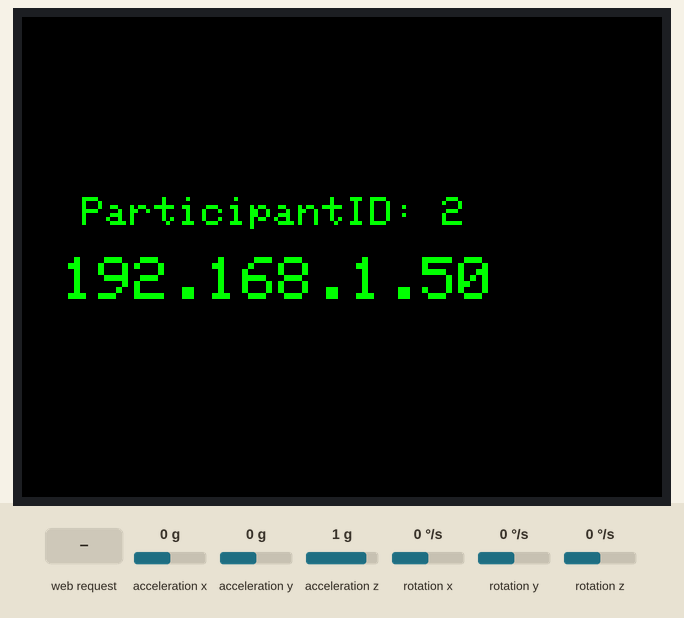
The sketch below on a simulated ESP8266 (NodeMCU). Parts: 320×240 colour display. The inputs (shaded band) are chosen by the test bench; at power-on: acceleration x 0 g, acceleration y 0 g, acceleration z 1 g, rotation x 0 °/s, rotation y 0 °/s, rotation z 0 °/s. WiFi joins after 1.5 s; servers stay silent unless stated; what the sketch prints to the serial monitor is not drawn.

Above: at 6.4 s.
6.5 s: HTTP request GET /init received
9.0 s: HTTP request GET /start received
Timing chart, 0 to 12.0 s (numbered marks = the images above; inputs shaded):
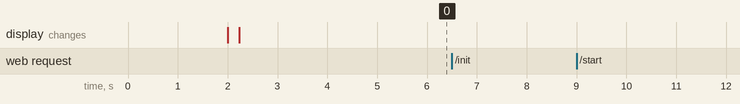

Measured:
- after the input at 6.5 s, every drawn part: stays the same
- after the input at 9.0 s, every drawn part: stays the same

The sketch:

mpu_6050_sketch.ino
```cpp
#include <Wire.h>
#include "ArduinoJson.h"
#include <ESP8266WiFi.h>

#include "I2Cdev.h"
#include "MPU6050_6Axis_MotionApps20.h"

#include "SPI.h"

#include "Adafruit_GFX.h"
#include "Adafruit_ILI9341.h"

MPU6050 mpu;
int16_t ax, ay, az;
int16_t gx, gy, gz;
static uint32_t tmr;
uint8_t fifoBuffer[45];


int start = 0;
bool JSONend = true;

#define TFT_CS       15
#define TFT_DC       2
#define TFT_RST      0

Adafruit_ILI9341 tft = Adafruit_ILI9341(TFT_CS, TFT_DC, TFT_RST); // Use hardware SPI

#define SSID "eminA"
#define PASS "10101010"
// #define SSID "IT-Poligon"
// #define PASS "wifipassw0rd"
// #define SSID "Plushka"
// #define PASS "14203237"
WiFiServer server(80);


unsigned long long last_time = 0;
unsigned long long time_ = 0;
unsigned long long delta = 0;
float meanings[600][2];
int indexxx = 0;
String JSONMessage = "{\"ParticipantID\": 2, \"Start\": 10,  \"Finish\": 10,  \"Telemetry\": ["; // ID
String response = "responce";
unsigned long long starttime = 0;
bool start_time = true;


void setup(void) {

   Wire.begin();
  //Wire.setClock(1000000UL);   // разгоняем шину на максимум

  // инициализация DMP
  mpu.initialize();
  mpu.dmpInitialize();
  mpu.setDMPEnabled(true);


  // put your setup code here, to run once:
  // IPAddress ip(192,168,1,31);
  // IPAddress gateway(192,168,1,1);
  // IPAddress subnet(255, 255, 255, 0);
  // WiFi.config(ip, gateway, subnet);
  WiFi.begin(SSID, PASS);
  Serial.begin(115200);
  while(WiFi.status() !=  WL_CONNECTED){
    delay(500);
    Serial.println("Connecting...");
  }
  Serial.println("-----------------------------------");
  Serial.println(WiFi.localIP());
  server.begin();

  tft.begin();

  // read diagnostics (optional but can help debug problems)
  uint8_t x = tft.readcommand8(ILI9341_RDMODE);
  Serial.print("Display Power Mode: 0x"); Serial.println(x, HEX);
  x = tft.readcommand8(ILI9341_RDMADCTL);
  Serial.print("MADCTL Mode: 0x"); Serial.println(x, HEX);
  x = tft.readcommand8(ILI9341_RDPIXFMT);
  Serial.print("Pixel Format: 0x"); Serial.println(x, HEX);
  x = tft.readcommand8(ILI9341_RDIMGFMT);
  Serial.print("Image Format: 0x"); Serial.println(x, HEX);
  x = tft.readcommand8(ILI9341_RDSELFDIAG);
  Serial.print("Self Diagnostic: 0x"); Serial.println(x, HEX);
  Serial.println(testText());
  delay(3000);


}

void loop() {

   WiFiClient client = server.available();
    if(client){
      String request = client.readString();
      //Serial.println(010);
      //Serial.println(request);
      Serial.println("Client!!!");
      // =
      //   "HTTP/1.1 200 OK\r\n"
      //   "Content-Type: text/html\r\n\r\n"
      //   "TEST";
      if(request.indexOf("init") != -1){
        response =
        "HTTP/1.1 200 OK\r\n"
        "Content-Type: text/html\r\n\r\n"
        "INIT_SUCCESS";
      }
      else if(request.indexOf("start") != -1){ // Принимать ID
        start = 1;
        response =
        "HTTP/1.1 200 OK\r\n"
        "Content-Type: text/html\r\n\r\n"
        "START_SUCCESS";
        Serial.println(response);
        client.print(response);
      }
      else if (request.indexOf("get_data") != -1){
        start = 0;
        if (JSONend == true){
        //JSONMessage += "[0, 0]]}";
        JSONend = false;
        }
        //Serial.println(JSONMessage);
      //   StaticJsonDocument<5000> parsed;   //Пул памяти слишком много
      //   // Десериализация документа JSON
      //   DeserializationError error = deserializeJson(parsed, JSONMessage);
      //   // Проверьте, удастся ли выполнить синтаксический анализ.
      //   if (error) {
      //     Serial.print(F("deserializeJson() failed: "));
      //     Serial.println(error.f_str());
      //     return;
      //   }
      //   else {   //Вывести если ошибок нет

      //     Serial.println("There are no errors");

      // }
        response =
        "HTTP/1.1 200 OK\r\n"
        "Content-Type: text/html\r\n\r\n";
        response += JSONMessage;
        //Serial.println(response);
        client.print(response);
        //client.print(JSONMessage);
    }}

    if (start == 1){
      if (starttime == 0 ){
        starttime = millis();
      }
      //Serial.println(111);
      time_ = millis();
      time_ = time_ - starttime;
      delta = time_ - last_time;
      if (indexxx < 600 && (start_time == true || delta > 50)){
        last_time = time_;
        // Serial.println(JSONMessage);
        // Serial.println(start_time);
        start_time = false;
        meanings[indexxx][0] = (float)time_;
        mpu.getMotion6(&ax, &ay, &az, &gx, &gy, &gz);
        meanings[indexxx][1] = az - gz;
        // if (mpu.dmpGetCurrentFIFOPacket(fifoBuffer)) {
        //   meanings[indexxx][1] = get_degree();
        //   }

        indexxx++;
        //Serial.println(meanings[indexxx - 1][0]);


        //Serial.println(indexxx);
        //Serial.println("");


        JSONMessage += "[" + (String)meanings[indexxx - 1][0] + ", " + (String)meanings[indexxx - 1][1] + "], ";
        //Serial.print("Initial string value: ");
        //Serial.println(JSONMessage);
        }}

    }


float get_degree(){
  // переменные для расчёта (ypr можно вынести в глобал)
      Quaternion q;
      VectorFloat gravity;
      float ypr[3];

      // расчёты
      mpu.dmpGetQuaternion(&q, fifoBuffer);
      mpu.dmpGetGravity(&gravity, &q);
      mpu.dmpGetYawPitchRoll(ypr, &q, &gravity);

      // выводим результат в радианах (-3.14, 3.14)
      float returnn = degrees(ypr[0]); // вокруг оси Z
      // для градусов можно использовать degrees()


      return (returnn);
    }

unsigned long testText() {
  tft.setRotation(1);
  tft.fillScreen(ILI9341_BLACK);
  unsigned long start = micros();
  tft.setCursor(30, 90);
  tft.setTextColor(ILI9341_GREEN);
  tft.setTextSize(2);
  tft.println("ParticipantID: 2");
  tft.setCursor(20, 120);
  tft.setTextSize(3);
  tft.println(WiFi.localIP());
  return micros() - start;
}
```
